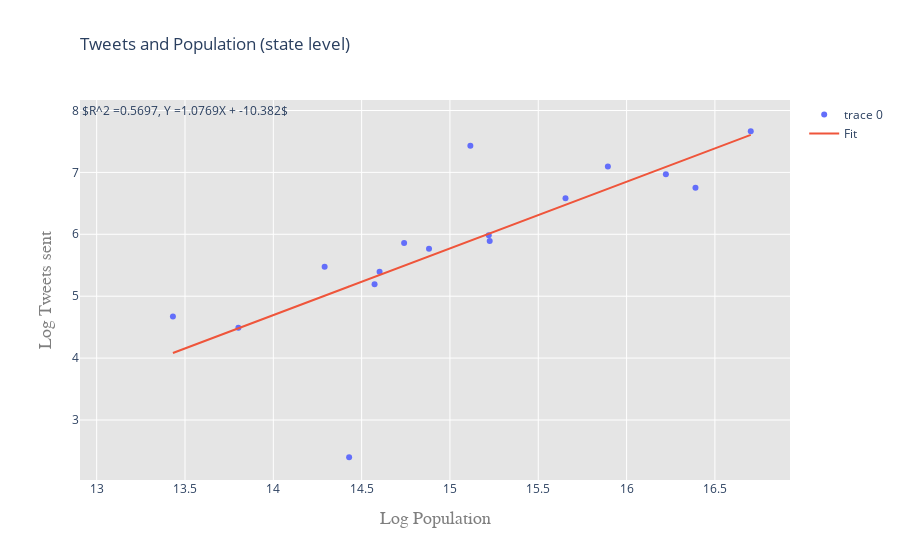

The code cell stored with this chart in its notebook:
### Code cell
line = slope*X+intercept

trace_data = go.Scatter(
    x = X,
    y = y,
    mode = 'markers',
    marker = dict(symbol='circle'),
    text = list(merged_pop_df.index)
    # name='Equities',
    # hovertext=reshaped_df.iloc[:16,2].values
)

trace_line = go.Scatter(
                  x=X,
                  y=line,
                  mode='lines',
                  name='Fit'
                  )

annotation = go.Annotation(
                  x=13.5,
                  y=8,
                  text='$R^2 =' + str(round(r_value**2, 4)) + ', Y =' + str(round(slope, 4)) + 'X + ' + str(round(intercept,4)) + '$',
                  showarrow=False,
                  font=go.Font(size=12)
                  )

layout = go.Layout(
    title=go.layout.Title(
        text='Tweets and Population (state level)',
        xref='paper',
        x=0
    ),
    plot_bgcolor='rgb(229, 229, 229)',
    xaxis=go.layout.XAxis(
        title=go.layout.xaxis.Title(
            text='Log Population',
            font=dict(
                family='Courier New, monospace',
                size=18,
                color='#7f7f7f'
            )
        )
    ),
    yaxis=go.layout.YAxis(
        title=go.layout.yaxis.Title(
            text='Log Tweets sent',
            font=dict(
                family='Courier New, monospace',
                size=18,
                color='#7f7f7f'
            )
        )
    ),
    annotations=[annotation]
)

data = [trace_data, trace_line]

fig = go.Figure(data=data, layout=layout)


iplot(fig, filename = 'tweets_pop')

### Figure 1 — Plotly figure (JSON) as saved in the notebook; plotly's stock layout.template omitted (floating-point values rounded to 4 significant figures)
{"data": [{"marker": {"symbol": "circle"}, "mode": "markers", "text": ["Nordrhein-Westfalen", "Berlin", "Niedersachsen", "Baden-Württemberg", "Bayern", "Hessen", "Sachsen", "Rheinland-Pfalz", "Brandenburg", "Schleswig-Holstein", "Mecklenburg-Vorpommern", "Sachsen-Anhalt", "Thüringen", "Bremen", "Saarland", "Hamburg"], "type": "scatter", "x": [16.7, 15.12, 15.89, 16.22, 16.39, 15.65, 15.22, 15.23, 14.74, 14.88, 14.29, 14.6, 14.57, 13.43, 13.8, 14.43], "y": [7.664, 7.432, 7.094, 6.972, 6.75, 6.582, 5.984, 5.892, 5.858, 5.768, 5.476, 5.394, 5.193, 4.673, 4.489, 2.398]}, {"mode": "lines", "name": "Fit", "type": "scatter", "x": [16.7, 15.12, 15.89, 16.22, 16.39, 15.65, 15.22, 15.23, 14.74, 14.88, 14.29, 14.6, 14.57, 13.43, 13.8, 14.43], "y": [7.606, 5.897, 6.735, 7.089, 7.269, 6.477, 6.009, 6.014, 5.493, 5.645, 5.008, 5.343, 5.312, 4.083, 4.482, 5.157]}], "layout": {"annotations": [{"font": {"size": 12}, "showarrow": false, "text": "$R^2 =0.5697, Y =1.0769X + -10.382$", "x": 13.5, "y": 8}], "plot_bgcolor": "rgb(229, 229, 229)", "title": {"text": "Tweets and Population (state level)", "x": 0, "xref": "paper"}, "xaxis": {"title": {"font": {"color": "#7f7f7f", "family": "Courier New, monospace", "size": 18}, "text": "Log Population"}}, "yaxis": {"title": {"font": {"color": "#7f7f7f", "family": "Courier New, monospace", "size": 18}, "text": "Log Tweets sent"}}}}
